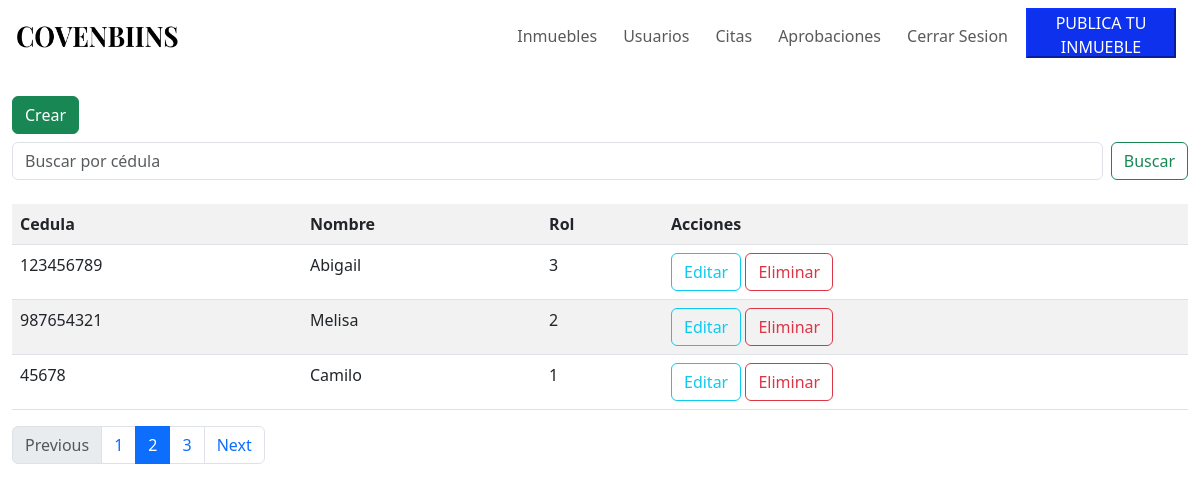
/listar_usuarios/, run on an earlier commit of the app's database.
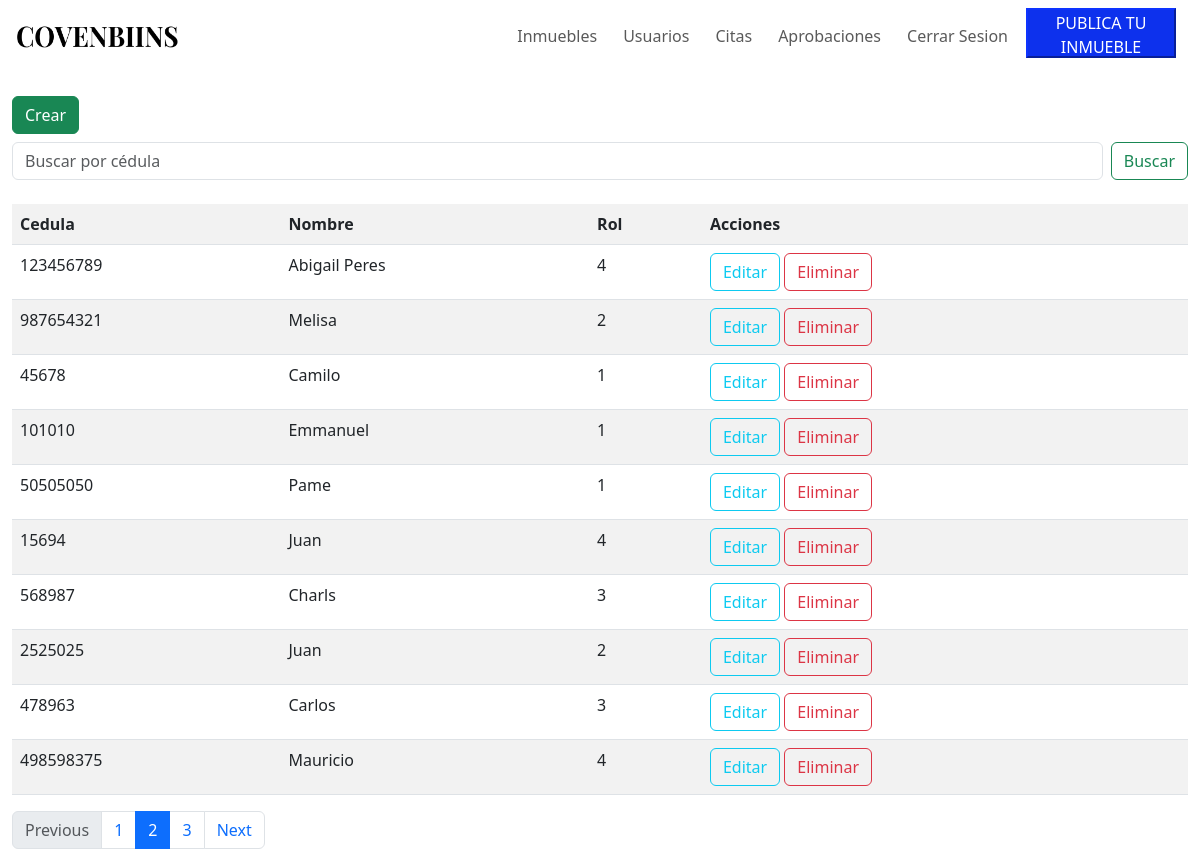
And on a later commit of the database.
### covenbiins/models.py (models this page shows, shortened)
class Usuarios(models.Model):
    Roles = (
        (1, 'Administrador'),
        (2, 'Asesor Legal'),
        (3, 'Vendedor'),
        (4, 'Comprador'),
    )
    cedula = models.CharField(unique=True, primary_key=True, max_length=10)
    foto = models.ImageField(null=True, blank=True, default='fotos/default.jpeg', upload_to='fotos')
    nombre = models.CharField(max_length=50)
    apellido = models.CharField(max_length=50)
    fechaNacimiento = models.DateField()
    telefono = models.CharField(max_length=50)
    direccion = models.CharField(max_length=50)
    tipoUsuario = models.IntegerField(choices=Roles, default=4)
    email = models.EmailField(unique=True, null=True)
    contrasena = models.CharField(max_length=50, null=True)

### covenbiins/views.py (the view)
# urls.py: path("listar_usuarios/", views.usuarios, name="listar_usuarios"),
def usuarios(request):
    result = Usuarios.objects.all()
    context = {"data": result}
    return render(request, "covenbiins/usuarios/listar_usu.html", context)

### covenbiins/templates/covenbiins/usuarios/listar_usu.html (shortened to what this page needs)
{% extends 'covenbiins/base2.html' %}
{% load static %}
{% block contenedor %}
  <br>
  <div class="container-fluid">
    <a class="btn btn-success" href="{% url 'covenbiins:form_usuarios' %}">Crear</a>
    <form class="d-flex mt-2 mb-4" role="search" method="post" action="{% url 'covenbiins:usuarios_buscar' %}">
      <input class="form-control me-2" type="search" placeholder="Buscar por cédula" aria-label="Search" name="buscar" value="{{ buscado }}">
      <button class="btn btn-outline-success" type="submit">Buscar</button>
    </form>
  {% if data %}
    <table class="table table-striped">
      <tr>
        <th>Cedula</th>
        <th>Nombre</th>
        <th>Rol</th>
        <th>Acciones</th>
      </tr>
    {% for i in data %}
      <tr>
        <td>{{ i.cedula }}</td>
        <td>{{ i.nombre }}</td>
        <td>{{ i.tipoUsuario }}</td>
        <td>
          <a href="{% url 'covenbiins:usuarios_editar' i.cedula %}" class="btn btn-outline-info">Editar</a>
          <a href="javascript:confirmar_eliminar('{% url 'covenbiins:usuarios_eliminar' i.cedula %}');" class="btn btn-outline-danger">Eliminar</a>
        </td>
      </tr>
    {% endfor %}
    </table>
    <nav aria-label="...">
      <ul class="pagination">
        <li class="page-item disabled">
          <a class="page-link">Previous</a>
        </li>
        <li class="page-item"><a class="page-link" href="#">1</a></li>
        <li class="page-item active" aria-current="page">
          <a class="page-link" href="#">2</a>
        </li>
        <li class="page-item"><a class="page-link" href="#">3</a></li>
        <li class="page-item">
          <a class="page-link" href="#">Next</a>
        </li>
      </ul>
    </nav>
  {% else %}
    NO hay registros....
  {% endif %}
</div>
{% endblock %}

What changed in the data, as far as the page shows it:
changed Usuarios id 123456789: nombre "Abigail" → "Abigail Peres"; tipoUsuario "3" → "4"
added Usuarios: cedula "101010", nombre "Emmanuel", tipoUsuario "1"
added Usuarios: cedula "50505050", nombre "Pame", tipoUsuario "1"
added Usuarios: cedula "15694", nombre "Juan", tipoUsuario "4"
added Usuarios: cedula "568987", nombre "Charls", tipoUsuario "3"
added Usuarios: cedula "2525025", nombre "Juan", tipoUsuario "2"
added Usuarios: cedula "478963", nombre "Carlos", tipoUsuario "3"
added Usuarios: cedula "498598375", nombre "Mauricio", tipoUsuario "4"
